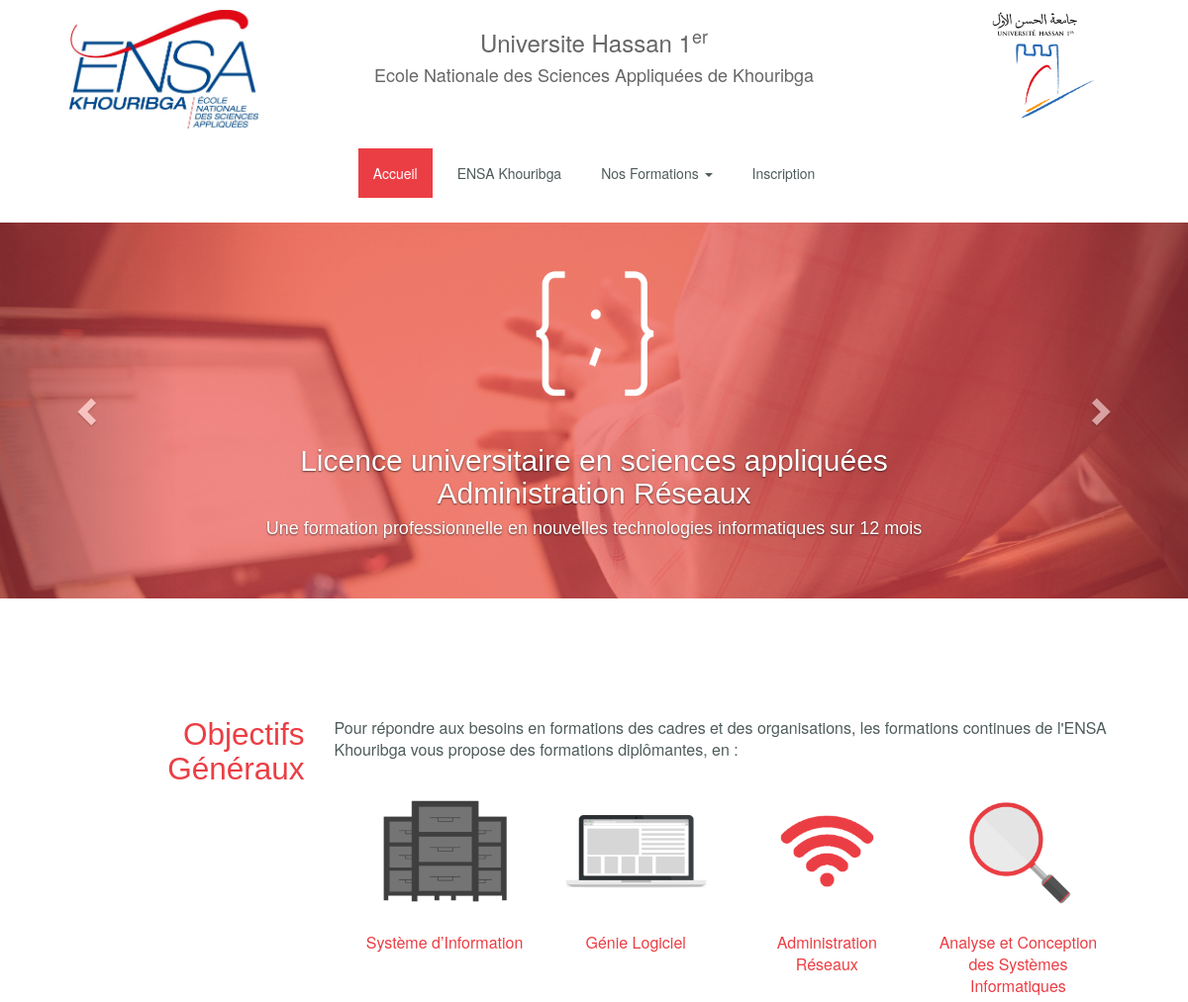
Page /fr/index.php (upper part) on the earlier database version.
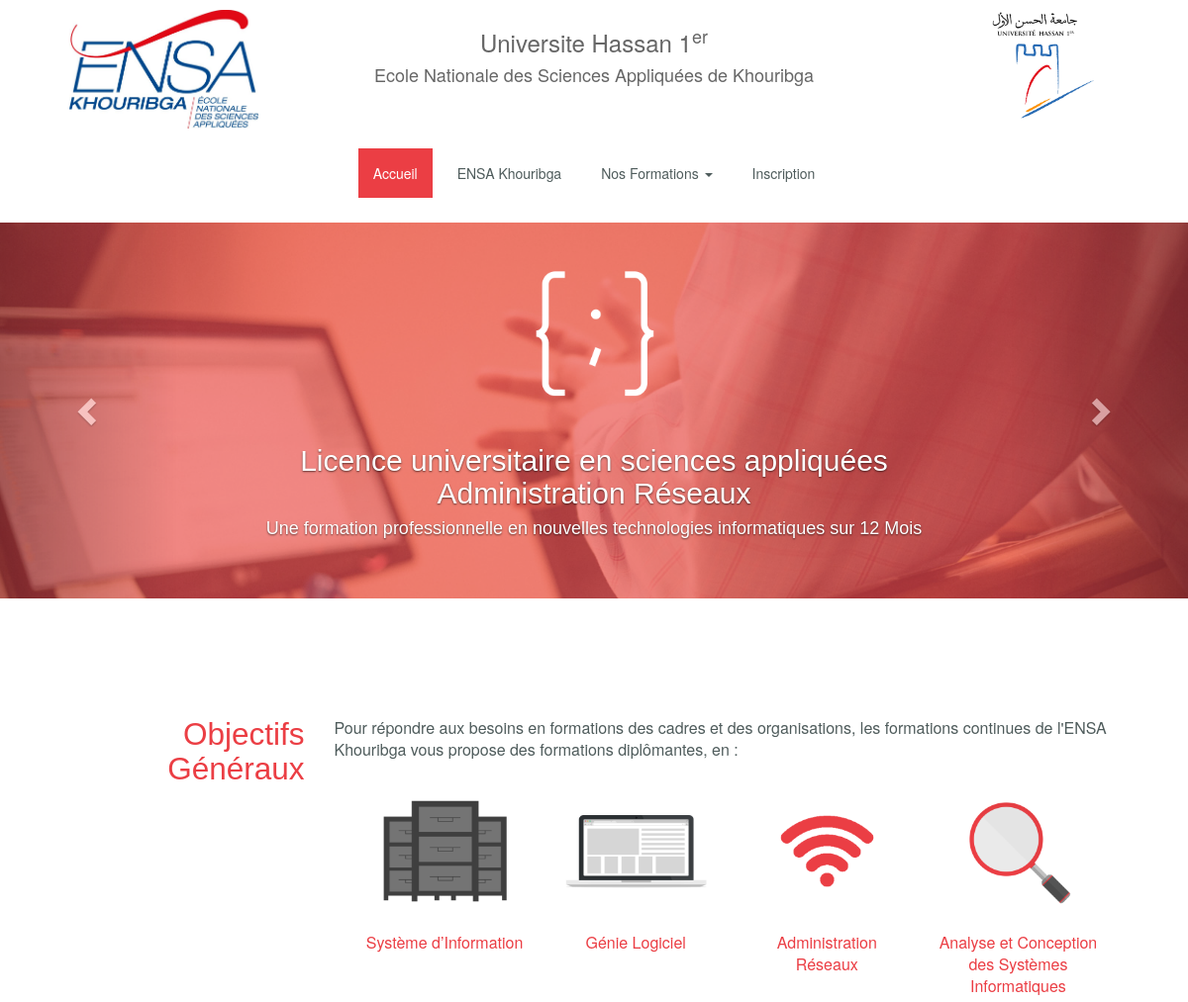
Same page on the later database version.
### tables this page shows
CREATE TABLE IF NOT EXISTS `formations` (
  `id_formations` varchar(40) NOT NULL,
  `menu_titre` varchar(100) NOT NULL,
  `niveau` varchar(100) NOT NULL,
  `id_logo` varchar(100) NOT NULL,
  `titre` varchar(255) NOT NULL,
  `nbr_semestre` int(10) NOT NULL,
  `domaine` varchar(100) NOT NULL,
  `type_formations` varchar(100) NOT NULL,
  `duree` varchar(20) NOT NULL,
  `email` varchar(50) NOT NULL,
  `telephone` varchar(60) NOT NULL,
  `fax` varchar(40) NOT NULL,
  `Debouche_formations` varchar(100) NOT NULL,
  `condition_admission` varchar(255) NOT NULL,
  `organisation_formations` varchar(255) NOT NULL,
  `date_depot` varchar(255) NOT NULL,
  `date_entretien` varchar(255) NOT NULL,
  `frais_formations` varchar(10) NOT NULL,
  `frais_entretien` varchar(10) NOT NULL,
  `logo_sponsor` varchar(100) NOT NULL,
  PRIMARY KEY (`id_formations`)
);

### fr/index.php (the view, shortened to what this page needs)
<?php
include("../Layouts/headstatic.php");
?>
<body>
    <div class="col-lg-12">
        <div class="top-banner">
            <div class="col-lg-2">
                <img src="../images/logo-ensak.jpg">
            </div>
            <div class="col-lg-8">
                <h3>Universite Hassan 1<sup>er</sup></h3>
                <h4>Ecole Nationale des Sciences Appliquées de Khouribga</h4>
            </div>
            <div class="col-lg-2">
                <img src="../images/logo-uh1.png">
            </div>
        </div>
    </div>
  	<?php $id = 'test_index'; include("menu.php");  ?>
    <div id="carousel-example-generic" class="carousel slide" data-ride="carousel">
      <div class="carousel-inner" role="listbox">
        <?php
          $i=1;
          $all_ins=$_db->query("select * from formations");
          $all_ins->setFetchMode(PDO::FETCH_NUM);
          while($ligne_ins=$all_ins->fetch()){
        ?>
        <div class="item <?php if ($i==1) { echo 'active' ;}  ?>">
          <div class="carousel-caption">
            <img class="slider-icons" src="../images/icons/code.png">
            <h2><?php print($ligne_ins[4]); ?></h2>
            <h4>Une formation professionnelle en nouvelles technologies informatiques sur <?php print($ligne_ins[8]); ?></h4>
          </div>
        </div>
        <?php  $i++ ;
          }
        ?>
        <a class="left carousel-control" href="#carousel-example-generic" role="button" data-slide="prev">
          <span class="glyphicon glyphicon-chevron-left" aria-hidden="true"></span>
        </a>
        <a class="right carousel-control" href="#carousel-example-generic" role="button" data-slide="next">
          <span class="glyphicon glyphicon-chevron-right" aria-hidden="true"></span>
        </a>
      </div>
    <div class="content">
      <div class="container">
        <div class="col-lg-12">
          <div class="col-lg-3">
            <h1>Objectifs Généraux</h1>
          </div>
          <div class="col-lg-9 text-content">
            <p>Pour répondre aux besoins en formations des cadres et des organisations, les formations continues de l'ENSA Khouribga vous propose des formations diplômantes, en :</p>
            <div class="col-lg-12 items">
              <div class="col-lg-3 item">
                <img src="../images/icons/3.png">
                <p class="colored">Système d’Information</p>
              </div>
              <div class="col-lg-3 item">
                <img src="../images/icons/4.png">
                <p class="colored">Génie Logiciel</p>
              </div>
              <div class="col-lg-3 item">
                <img src="../images/icons/1.png">
                <p class="colored">Administration Réseaux</p>
              </div>
              <div class="col-lg-3 item">
                <img src="../images/icons/2.png">
                <p class="colored">Analyse et Conception des Systèmes Informatiques</p>
              </div>
            </div>
            <p>Ces programmes se déclinent en licences de niveau Bac + 3, Maîtrise (Master 1), Master 2 ou diplômes d'Université de niveau Bac + 5.</p>
          </div>
        </div>
      </div>
    </div>
</body>
</html>

### Layouts/headstatic.php (shortened to what this page needs)
<!DOCTYPE html>
<html lang="en">
<head>
<link rel="stylesheet" href="../css/style.css" />
<link rel="stylesheet" href="../css/adminstyle.css" />
<link rel="stylesheet" href="../dist/css/bootstrap.css">
<link rel="stylesheet" type="text/css" href="../carousel/css/style.css" />
<link rel="stylesheet" type="text/css" href="../carousel/css/jquery.jscrollpane.css" media="all" />
    <link href="http://www.jqueryscript.net/css/jquerysctipttop.css" rel="stylesheet" type="text/css">
</head>

### fr/menu.php (shortened to what this page needs)
<div class="navbar menu">
     <div class="container">
       <div class="navbar-collapse collapse" id="navbar-main">
         <ul class="nav navbar-nav">
           <li><a href="index.php" class="<?php  if($id == 'test_index') { echo "active"; } ?> button-nav">Accueil</a></li>
           <li><a href="ensak.php" class="<?php  if($id == 'ensak') { echo "active"; } ?> button-nav">ENSA Khouribga</a></li>
           <li>
             <a class="button-nav" data-toggle="collapse" href="#listeFormation" aria-expanded="false" aria-controls="listeFormation">
             Nos Formations <b class="caret"></b>
             </a>
           </li>
           <li><a href="inscription.php" class="<?php  if($id == 'inscription') { echo "active"; } ?> button-nav">Inscription</a></li>
         </ul>
       </div>
     </div>
   </div>

### css/style.css (style rules this page uses)
html, body, ol, ul, li, h1, h2, h3, h4, h5, h6, p, form, img, table, dl, dt, dd, img { padding: 0; margin: 0; outline: none; }
body { font-family: Verdana, Geneva, Tahoma, Arial, Helvetica, sans-serif; }
a { text-decoration: none; }
a:link, a:visited, a:focus, a:hover { -webkit-transition: all 0.4s ease-out; -moz-transition: all 0.4s ease-out; -ms-transition: all 0.4s ease-out; -o-transition: all 0.4s ease-out; outline: none; text-decoration: none }
p { font-size: 16px; line-height: 22px; }
sup { vertical-align: super; font-size: smaller; }
.top-banner { text-align: center; margin-top: 10px; margin-bottom: 20px; padding-left: 40px; padding-right: 40px; height: 120px; }
.top-banner h3, .top-banner h4 { color : #666; }
.top-banner img { width: auto; height: 120px; }
#navbar-main { text-align: center; margin-top: 10px; }
#navbar-main ul { text-align: center; margin: auto auto; }
.menu .navbar-nav { display: inline-block; float: none; }
.menu .navbar-nav > li > a, .menu .navbar-nav > li > a:focus { color: #4f5c5c; margin-left: 5px; margin-right: 5px; }
.menu .navbar-nav > li > a:hover, .menu .navbar-nav > li > a:focus, .menu .navbar-nav > li > a.active { background-color: #eb3e44; color: #ffffff; }
.carousel-inner { background-color: #eb3e44; width: 100%; height: 380px; font-family: Helvetica, sans-serif; }
.carousel-inner .item { max-height: 380px; }
img.slider-icons { height: auto; width: 25%; }
.content { padding-top: 100px; padding-bottom: 100px; color: #4f5c5c; }
.content h1 { font-family: Helvetica, sans-serif; font-size: 2.25em; color: #eb3e44; text-align: right; }
.content .text-content { padding-top: 20px; }
.content .text-content .items { margin-bottom: 10px; }
.content .text-content .item { text-align: center; }
.content .text-content .item p.colored { color: #eb3e44; }
.content .text-content .item img { width: 100%; height: auto; }

### css/adminstyle.css (style rules this page uses)
html, body, ol, ul, li, h1, h2, h3, h4, h5, h6, p, form, img, table, dl, dt, dd, img { padding: 0; margin: 0; outline: none; }
body { font-family: Verdana, Geneva, Tahoma, Arial, Helvetica, sans-serif; }
a { text-decoration: none; }
a:link, a:visited, a:focus, a:hover { -webkit-transition: all 0.4s ease-out; -moz-transition: all 0.4s ease-out; -ms-transition: all 0.4s ease-out; -o-transition: all 0.4s ease-out; outline: none; text-decoration: none }
p { font-size: 16px; line-height: 22px; }
sup { vertical-align: super; font-size: smaller; }

Differences in the rows shown:
changed formations "Licence universitaire en sciences appliquées Administration Réseaux": duree "12 mois" → "12 Mois"
